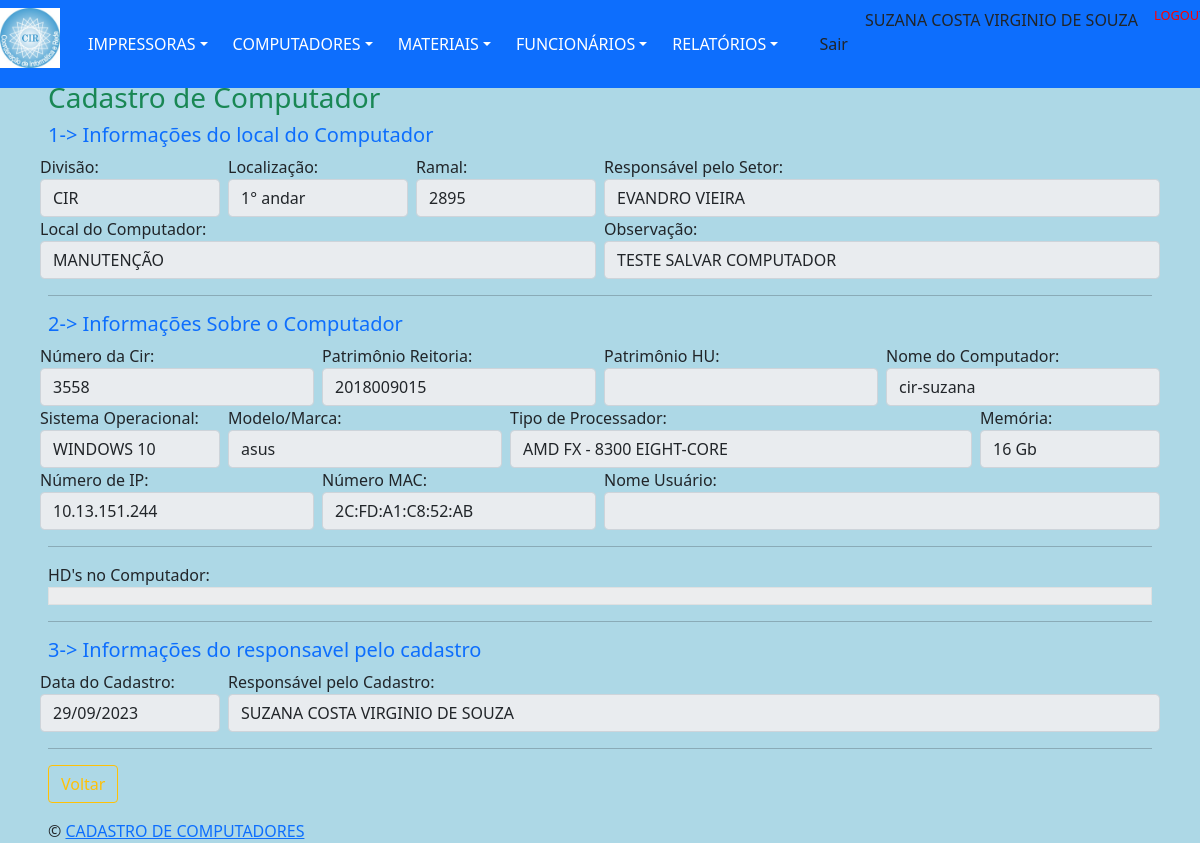
Before: /views/computadorDetalhes.php?action=1&id=1 (signed in) with the older database file.
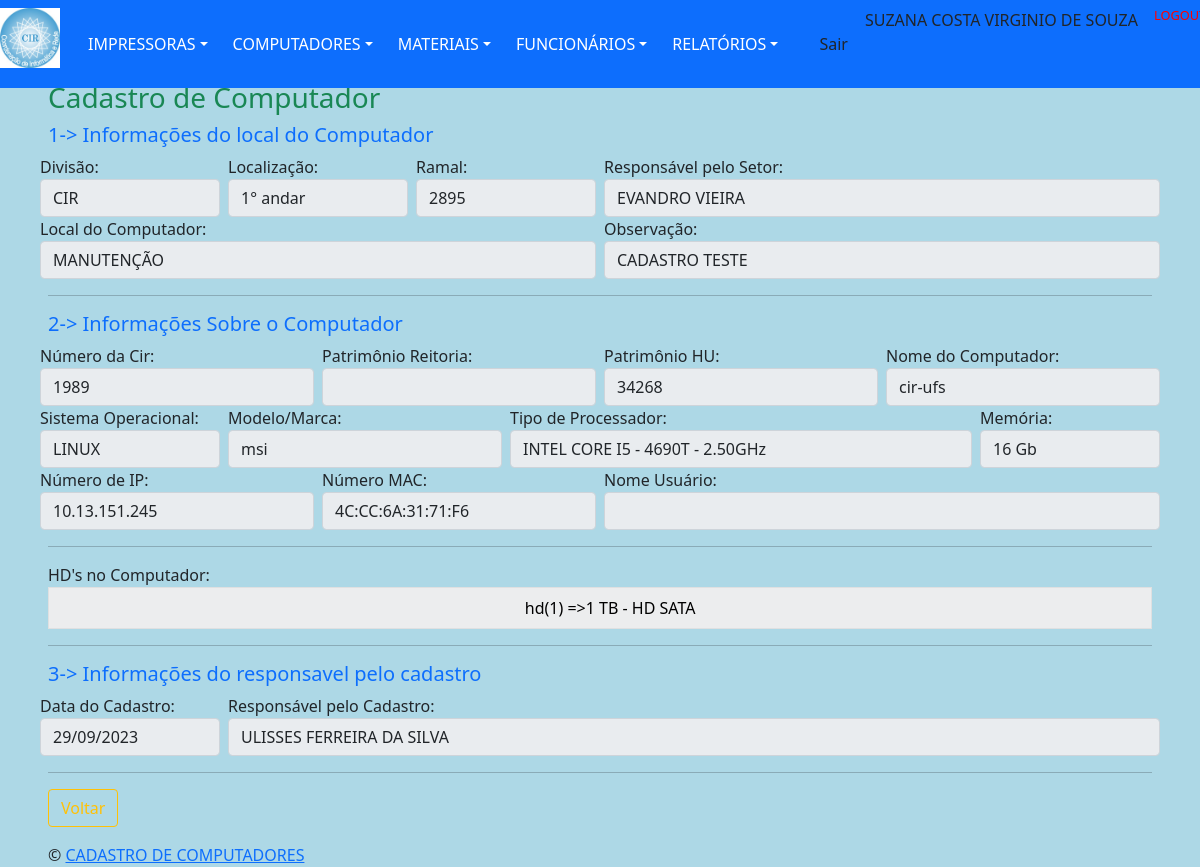
After: the same page with the newer database file.
### tables this page shows
CREATE TABLE `divisao` (
  `idDivisao` int(11) NOT NULL,
  `divisao` varchar(10) DEFAULT NULL
);

CREATE TABLE `setor` (
  `idSetor` int(11) NOT NULL,
  `idDivisao` int(11) DEFAULT NULL,
  `localizacao` varchar(10) DEFAULT NULL,
  `ramal` varchar(4) DEFAULT NULL,
  `respSetor` varchar(30) DEFAULT NULL,
  `nomeLocal` varchar(150) DEFAULT NULL
);

CREATE TABLE `computador` (
  `idComputador` int(11) NOT NULL,
  `numCir` int(6) DEFAULT NULL,
  `numPatrimonio` int(11) DEFAULT NULL,
  `numPatReitoria` int(11) DEFAULT NULL,
  `nomeComputador` varchar(20) DEFAULT NULL,
  `dataCadastro` date DEFAULT NULL,
  `respCadastro` varchar(30) DEFAULT NULL,
  `dataAltCadastro` date DEFAULT NULL,
  `respAltCadastro` varchar(30) DEFAULT NULL,
  `sistemaOpera` varchar(21) DEFAULT NULL,
  `modelMaquina` varchar(50) DEFAULT NULL,
  `memoria` varchar(10) DEFAULT NULL,
  `numIp` varchar(15) DEFAULT NULL,
  `numMac` varchar(17) DEFAULT NULL,
  `tipoHD` varchar(255) DEFAULT NULL,
  `nomeUsuario` varchar(50) DEFAULT NULL,
  `statusComp` varchar(7) DEFAULT NULL,
  `obs` varchar(255) DEFAULT NULL,
  `idFuncionario` int(11) DEFAULT NULL,
  `idSetor` int(11) DEFAULT NULL,
  `idTipoProcessador` int(11) DEFAULT NULL
);

CREATE TABLE `tipoProcessadores` (
  `idTipoProcessador` int(11) NOT NULL,
  `descricao` varchar(255) DEFAULT NULL,
  `statusTipo` varchar(8) DEFAULT NULL
);

CREATE TABLE `hdTipos` (
  `id` int(11) NOT NULL,
  `descricao` varchar(255) DEFAULT NULL
);

### dao/DAO-controleCir.php (called while the page is built, shortened)
<?php
	class ControleCirDAO
		{
            public function ListarOpcao($nomeTabela, $tipoOpcao, $valorOpcao)
                {
                    $conn = Database::connect();
                    $conn->exec('SET CHARACTER SET utf8');
                    $sql = "SELECT * FROM $nomeTabela WHERE $tipoOpcao LIKE '$valorOpcao' ";
                    try
                        {
                            $listar = $conn->query($sql);
                            $buscar = $listar->fetchAll(PDO::FETCH_OBJ);
                            $numRows = $listar->rowCount();
                        }
                    catch (PDOException $exc)
                        {
                            $buscar = $exc->getTraceAsString();
                        }
                    return $buscar;
                }
            public function Verificar($nomeTabela, $opcao1, $valor1)
                {
                    $conn = Database::connect();
                    $conn->exec('SET CHARACTER SET utf8');
                    $sql = "SELECT * FROM $nomeTabela WHERE $opcao1 = '$valor1' ";
                    try
                        {
                            $listar = $conn->query($sql);
                            $buscar = $listar->fetchAll(PDO::FETCH_OBJ);
                            $numRows = $listar->rowCount();
                        }
                    catch (PDOException $exc)
                        {
                            $buscar = $exc->getTraceAsString();
                        }
                    return $buscar;
                }
            public function Buscalocal($idSetor)
                {
                    $conn = Database::connect();
                    $conn->exec('SET CHARACTER SET utf8');
                    $sql = "SELECT * FROM setor s, divisao d
                    WHERE s.idSetor = '$idSetor'
                    AND s.idDivisao = d.idDivisao";
                     try
                        {
                            $listar = $conn->query($sql);
                            $buscar = $listar->fetchAll(PDO::FETCH_OBJ);
                        }
                    catch (PDOException $exc)
                        {
                            $buscar = $exc->getTraceAsString();
                        }
                    return $buscar;
                }
        }
?>

### controllers/computadorBuscar.php (called while the page is built, shortened)
<?php
	include "../dao/DAO-controleCir.php";
    $idComputador =  $_GET['id'];
    $nomeTabela = "computador";
    $opcao1 = "idComputador";
    $valor1 = $idComputador;
	$compAltDAO = new ControleCirDAO();
	foreach($compAltDAO->Verificar($nomeTabela, $opcao1, $valor1) as $comp)
		{
			$numCir = $comp->numCir;
			$numPatrimonio = $comp->numPatrimonio;
            $numPatReitoria = $comp->numPatReitoria;
			$nomeComputador = $comp->nomeComputador;
            $sistemaOpera = $comp->sistemaOpera;
			$modelMaquina = $comp->modelMaquina;
			$memoria = $comp->memoria;
            $numIp = $comp->numIp;
			$numMac = $comp->numMac;
			$tipoHD = $comp->tipoHD;
			$tipoHD =  unserialize($tipoHD);
			$obs = $comp->obs;
			$respCadastro = $comp->respCadastro;
			$idSetor = $comp->idSetor;
			$idTipoProcessador = $comp->idTipoProcessador;
			$setorDAO = new ControleCirDAO();
			foreach($setorDAO->Buscalocal($idSetor) as $Setor)
				{
					$idDivisao = $Setor->idDivisao;
					$localizacao = $Setor->localizacao;
					$nomeLocal = $Setor->nomeLocal;
					$ramal = $Setor->ramal;
					$respSetor = $Setor->respSetor;
				}
			$nomeTabela = "tipoProcessadores";
			$opcao1 = "idTipoProcessador";
			$processDAO = new ControleCirDAO();
			foreach($processDAO->Verificar($nomeTabela, $opcao1, $idTipoProcessador) as $proc)
				{
					$desProcessador = $proc->descricao;
				}
			$nomeTabela = "divisao";
			$opcao1 = "idDivisao";
			$divisaoDAO = new ControleCirDAO();
			foreach($divisaoDAO->Verificar($nomeTabela, $opcao1, $idDivisao) as $div)
				{
					$nomeDivisao = $div->divisao;
				}
		}
?>

### views/computadorDetalhes.php (the view, shortened to what the rows shown need)
<?php
    include "../template/menuPrincipal.php";
    require_once '../controllers/computadorBuscar.php';
    include_once "../dao/DAO-controleCir.php";
?>
        <nav class="navbar navbar-dark">
            <div class="line col-md-12 p-5 position-absolute start-5 top-0 bottom-50 end-250">
                <div class="panel-content">
                    <div class="col-md-12">
                            <fieldset>
                                <div class="row">
                                    <div class="col px-md-1 col-md-2">
                                        <label for="inputSuccess" class="control-label">Divisão:</label>
                                        <input type="text" class="form-control" value="<?= $nomeDivisao ?>" disabled>
                                    </div>
                                    <div class="col px-md-1 col-md-2">
                                        <label for="inputSuccess" class="control-label">Localização:</label>
                                        <input type="text" class="form-control" value="<?= $localizacao ?>" disabled>
                                    </div>
                                    <div class="col px-md-1 col-md-2">
                                        <label for="inputSuccess" class="control-label">Ramal:</label>
                                        <input type="text" class="form-control" value="<?= $ramal ?>" disabled>
                                    </div>
                                    <div class="col px-md-1 col-md-6">
                                        <label for="inputSuccess" class="control-label">Responsável pelo Setor:</label>
                                        <input type="text" class="form-control" value="<?= $respSetor ?>" disabled>
                                    </div>
                                </div>
                                <div class="row">
                                    <div class="col px-md-1 col-md-6">
                                        <label for="inputSuccess" class="control-label">Local do Computador:</label>
                                        <input type="text" class="form-control" value="<?= $nomeLocal ?>" disabled>
                                    </div>
                                    <div class="col px-md-1 col-md-6">
                                        <label for="inputSuccess" class="control-label">Observação:</label>
                                        <input type="text" class="form-control" value="<?= $obs ?>" disabled>
                                    </div>
                                </div>
                                <div class="row">
                                    <div class="col px-md-1 col-md-3">
                                        <label for="inputSuccess" class="control-label" >Número da Cir:</label>
                                        <input type="text" class="form-control" value="<?= $numCir ?>" disabled>
                                    </div>
                                    <div class="col px-md-1 col-md-3">
                                        <label for="inputSuccess" class="control-label">Patrimônio Reitoria:</label>
                                        <input type="text" class="form-control" value="<?= $numPatReitoria ?>" disabled>
                                    </div>
                                    <div class="col px-md-1 col-md-3">
                                        <label for="inputSuccess" class="control-label">Patrimônio HU:</label>
                                        <input type="text" class="form-control" value="<?= $numPatrimonio ?>" disabled>
                                    </div>
                                    <div class="col px-md-1 col-md-3">
                                        <label for="inputSuccess" class="control-label">Nome do Computador:</label>
                                        <input type="text" class="form-control" value="<?= $nomeComputador ?>" disabled>
                                    </div>
                                </div>
                                <div class="row">
                                    <div class="col px-md-1 col-md-2">
                                        <label for="inputSuccess" class="control-label">Sistema Operacional:</label>
                                        <input type="text" class="form-control" value="<?= $sistemaOpera ?>" disabled>
                                    </div>
                                    <div class="col px-md-1 col-md-3">
                                        <label for="inputSuccess" class="control-label">Modelo/Marca:</label>
                                       <input type="text" class="form-control" value="<?= $modelMaquina ?>" disabled>
                                    </div>
                                    <div class="col px-md-1 col-md-5">
                                        <label for="inputSuccess" class="control-label">Tipo de Processador:</label>
                                        <input type="text" class="form-control" value="<?= $desProcessador ?>" disabled>
                                    </div>
                                    <div class="col px-md-1 col-md-2">
                                        <label for="inputSuccess" class="control-label">Memória:</label>
                                        <input type="text" class="form-control" value="<?= $memoria ?>" disabled>
                                    </div>
                                </div>
                                <div class="row">
                                    <div class="col px-md-1 col-md-3">
                                        <label for="inputSuccess" class="control-label">Número de IP:</label>
                                        <input type="text" class="form-control" value="<?= $numIp ?>" disabled>
                                    </div>
                                    <div class="col px-md-1 col-md-3">
                                        <label for="inputSuccess" class="control-label">Número MAC:</label>
                                        <input type="text" class="form-control" value="<?= $numMac ?>" disabled>
                                    </div>
                                </div>
                                <div class="col-md-12">
                                    <table class="table table-striped table-bordered table-condensed table-hover table-light">
                                        <tbody>
                                            <td class="align-left">
                                                <?php
                                                    $t = sizeof($tipoHD);
                                                    $nomeTabela = "hdTipos";
                                                    $tipoOpcao = "id";
                                                    for ($i = 0; $i < $t; $i++)
                                                        {
                                                            $id = $tipoHD[$i];
                                                            $tipoHDDAO = new ControleCirDAO();
                                                            foreach ($tipoHDDAO->ListarOpcao($nomeTabela, $tipoOpcao, $id)as $resp)
                                                                {
                                                                    $x = $i + 1;
                                                                    echo "&emsp; hd(" . $x .") =>" . $descricao = $resp->descricao;
                                                                }
                                                        }
                                                ?>
                                            </td>
                                        </tbody>
                                    </table>
                                </div>
                                <div class="row">
                                    <div class="col px-md-1 col-md-10">
                                        <label for="inputSuccess" class="control-label">Responsável pelo Cadastro:</label>
                                        <input type="text" class="form-control" value="<?= $respCadastro ?>" disabled>
                                    </div>
                                </div>
                            </fieldset>
                    </div>
                </div>
            </div>
        </nav>
    </body>
</html>

Changed rows visible on the page:
no longer on this page (row unchanged): tipoprocessadores: descricao "AMD FX - 8300 EIGHT-CORE"
changed computador "16 Gb": obs "TESTE SALVAR COMPUTADOR" → "CADASTRO TESTE"; numCir "3558" → "1989"; numPatrimonio (not shown) → "34268"; nomeComputador "cir-suzana" → "cir-ufs"; sistemaOpera "WINDOWS 10" → "LINUX"; modelMaquina "asus" → "msi"; numIp "10.13.151.244" → "10.13.151.245"; numMac "2C:FD:A1:C8:52:AB" → "4C:CC:6A:31:71:F6"; respCadastro "SUZANA COSTA VIRGINIO DE SOUZA" → "ULISSES FERREIRA DA SILVA"; numPatReitoria "2018009015" → (not shown)
now on this page (row unchanged): tipoprocessadores: descricao "INTEL CORE I5 - 4690T - 2.50GHz"
added hdtipos: x "1", descricao "1 TB - HD SATA"
